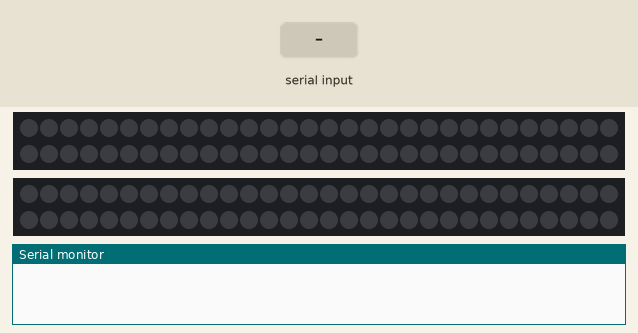
This sketch was run on a simulated Arduino Uno, built with avr-gcc and run on an emulated ATmega328P. Parts: 2 × 60 RGB LEDs in strip order, left to right, continuing on the next row, the last lines printed to the serial monitor. Inputs (shaded band) come from the test bench. Dim RGB values are drawn brighter than linear.

Above: at 2.2 s.
2.3 s: "L" received over Serial
At 2.6 s:
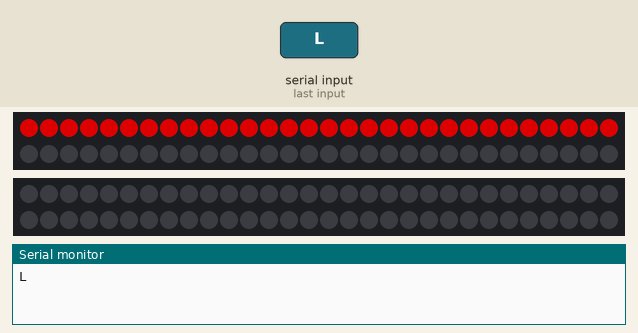
5.3 s: "R" received over Serial
At 6.1 s:
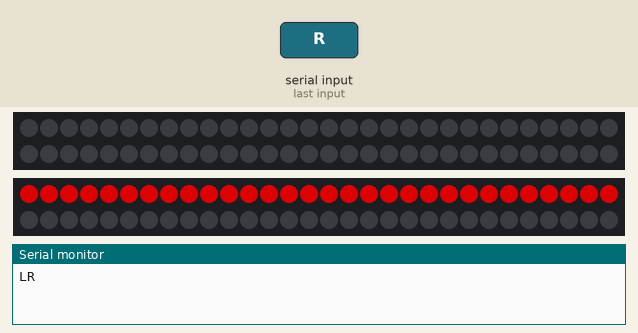
Timing chart, 0 to 8.3 s (numbered marks = the images above; inputs shaded):
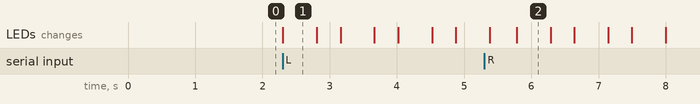

The sketch:

Vest-Circuit.ino
```cpp
#include <Adafruit_NeoPixel.h>
#ifdef __AVR__
#include <avr/power.h>
#endif

#define LED_LEFT    4
#define LED_RIGHT   6

#define LED_COUNT 60 // Define the number of LEDs in the strip

char state = 0;
int light_delay = 50;

Adafruit_NeoPixel strip_left(LED_COUNT, LED_LEFT, NEO_GRB + NEO_KHZ800);
Adafruit_NeoPixel strip_right(LED_COUNT, LED_RIGHT, NEO_GRB + NEO_KHZ800);

void setup() {

#if defined(__AVR_ATtiny85__) && (F_CPU == 16000000)
  clock_prescale_set(clock_div_1);
#endif

  strip_left.begin();
  strip_left.show();
  strip_left.setBrightness(150);

  strip_right.begin();
  strip_right.show();
  strip_right.setBrightness(150);
  Serial.begin(9600);
  delay(1000);
}

void loop() {

  if (Serial.available() > 0) {


    state = Serial.read();
    Serial.print(state);

    if (state == 'L') {
      leftBlink();
      delay(light_delay);

    }

    if (state == 'R') {
      rightBlink();
      delay(light_delay);

    }

  }

}


void colorWipeLeft(uint32_t color, int wait) {
  for (int i = 0; i < strip_left.numPixels(); i++) {
    strip_left.setPixelColor(i, color);
    strip_left.show();
    delay(wait);
    strip_left.clear();
  }
}


void rightBlink() {

  for (int i = 0; i < 4; i++) {

    colorBlinkersRight(strip_right.Color(255,   0,   0), 50); //Red
    delay(400);
    colorBlinkersRight(strip_right.Color(0,   0,   0), 25); //Red
    delay(300);

  }
}

void colorBlinkersRight(uint32_t c, int wait) {

  for(int i=0;i<30;i++) {
    strip_right.setPixelColor(i, c);
  }

  strip_right.show();
  delay(wait);
  strip_right.clear();
  delay(wait);

}

void hazardBlink() {

  for (int i = 0; i < 4; i++) {

    colorBlinkersLeft(strip_left.Color(255,   0,   0), 50); //Red
    colorBlinkersRight(strip_right.Color(255,   0,   0), 50); //red

    delay(400);
    colorBlinkersLeft(strip_left.Color(0,   0,   0), 25); //Red
    colorBlinkersRight(strip_right.Color(0,   0,   0), 50); //Red

    delay(300);

  }
}


void leftBlink() {

  for (int i = 0; i < 4; i++) {

    colorBlinkersLeft(strip_left.Color(255,   0,   0), 50); //red
    delay(400);
    colorBlinkersLeft(strip_left.Color(0,   0,   0), 25); //Red
    delay(300);

  }
}

void colorBlinkersLeft(uint32_t c, int wait) {

  for(int i=0;i<30;i++) {
    strip_left.setPixelColor(i, c);
  }


  strip_left.show();
  delay(wait);
  strip_left.clear();
  delay(wait);

}

void colorWipeRight(uint32_t color, int wait) {
  for (int i = 0; i < strip_right.numPixels(); i++) {
    strip_right.setPixelColor(i, color);
    strip_right.show();
    delay(wait);
    strip_right.clear();
  }
}

void rainbow_left(int wait) {

  for (long firstPixelHue = 0; firstPixelHue < 5 * 65536; firstPixelHue += 256) {
    for (int i = 0; i < strip_left.numPixels(); i++) {

      int pixelHue = firstPixelHue + (i * 65536L / strip_left.numPixels());

      strip_left.setPixelColor(i, strip_left.gamma32(strip_left.ColorHSV(pixelHue)));
    }
    strip_left.show();
    delay(wait);  // Pause for a moment
  }
}

void rainbow_right(int wait) {

  for (long firstPixelHue = 0; firstPixelHue < 5 * 65536; firstPixelHue += 256) {
    for (int i = 0; i < strip_right.numPixels(); i++) {

      int pixelHue = firstPixelHue + (i * 65536L / strip_right.numPixels());

      strip_right.setPixelColor(i, strip_right.gamma32(strip_right.ColorHSV(pixelHue)));
    }
    strip_right.show();
    delay(wait);  // Pause for a moment
  }
}

void clearLights() {
  strip_left.clear();
  strip_right.clear();
}
```

Measured:
- after the input at 2.3 s, the LEDs: change at once (image 1)
- after the input at 5.3 s, the LEDs: first differ from a run without the input after 0.48 s (image 2)
- what the display in image 1 shows lasts 0.5 s, from 2.3 s to 2.8 s
